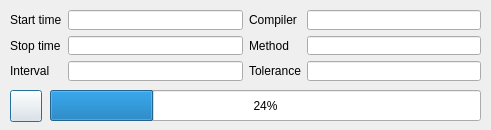
<?xml version="1.0" encoding="UTF-8"?>
<ui version="4.0">
 <class>Dialog</class>
 <widget class="QDialog" name="Dialog">
  <property name="geometry">
   <rect>
    <x>0</x>
    <y>0</y>
    <width>491</width>
    <height>130</height>
   </rect>
  </property>
  <property name="windowTitle">
   <string>Dialog</string>
  </property>
  <widget class="QProgressBar" name="progressBar">
   <property name="geometry">
    <rect>
     <x>50</x>
     <y>90</y>
     <width>431</width>
     <height>31</height>
    </rect>
   </property>
   <property name="value">
    <number>24</number>
   </property>
  </widget>
  <widget class="QWidget" name="gridLayoutWidget">
   <property name="geometry">
    <rect>
     <x>10</x>
     <y>10</y>
     <width>471</width>
     <height>71</height>
    </rect>
   </property>
   <layout class="QGridLayout" name="gridLayout">
    <item row="0" column="0">
     <layout class="QFormLayout" name="formLayout">
      <item row="0" column="0">
       <widget class="QLabel" name="label_5">
        <property name="text">
         <string>Start time</string>
        </property>
       </widget>
      </item>
      <item row="0" column="1">
       <widget class="QLineEdit" name="lineEdit"/>
      </item>
      <item row="1" column="0">
       <widget class="QLabel" name="label_6">
        <property name="text">
         <string>Stop time</string>
        </property>
       </widget>
      </item>
      <item row="1" column="1">
       <widget class="QLineEdit" name="lineEdit_2"/>
      </item>
      <item row="2" column="0">
       <widget class="QLabel" name="label_9">
        <property name="text">
         <string>Interval</string>
        </property>
       </widget>
      </item>
      <item row="2" column="1">
       <widget class="QLineEdit" name="lineEdit_3"/>
      </item>
     </layout>
    </item>
    <item row="0" column="1">
     <layout class="QFormLayout" name="formLayout_2">
      <item row="0" column="0">
       <widget class="QLabel" name="label_7">
        <property name="text">
         <string>Compiler</string>
        </property>
       </widget>
      </item>
      <item row="0" column="1">
       <widget class="QLineEdit" name="lineEdit_4"/>
      </item>
      <item row="1" column="0">
       <widget class="QLabel" name="label_8">
        <property name="text">
         <string>Method</string>
        </property>
       </widget>
      </item>
      <item row="1" column="1">
       <widget class="QLineEdit" name="lineEdit_5"/>
      </item>
      <item row="2" column="0">
       <widget class="QLabel" name="label_10">
        <property name="text">
         <string>Tolerance</string>
        </property>
       </widget>
      </item>
      <item row="2" column="1">
       <widget class="QLineEdit" name="lineEdit_6"/>
      </item>
     </layout>
    </item>
   </layout>
  </widget>
  <widget class="QPushButton" name="btnRunSimulation">
   <property name="geometry">
    <rect>
     <x>10</x>
     <y>90</y>
     <width>32</width>
     <height>32</height>
    </rect>
   </property>
   <property name="sizePolicy">
    <sizepolicy hsizetype="Minimum" vsizetype="Expanding">
     <horstretch>0</horstretch>
     <verstretch>0</verstretch>
    </sizepolicy>
   </property>
   <property name="minimumSize">
    <size>
     <width>32</width>
     <height>32</height>
    </size>
   </property>
   <property name="maximumSize">
    <size>
     <width>48</width>
     <height>48</height>
    </size>
   </property>
   <property name="text">
    <string/>
   </property>
   <property name="icon">
    <iconset>
     <normaloff>img/1495482464_Play.ico</normaloff>img/1495482464_Play.ico</iconset>
   </property>
   <property name="iconSize">
    <size>
     <width>24</width>
     <height>22</height>
    </size>
   </property>
  </widget>
 </widget>
 <resources/>
 <connections/>
</ui>
